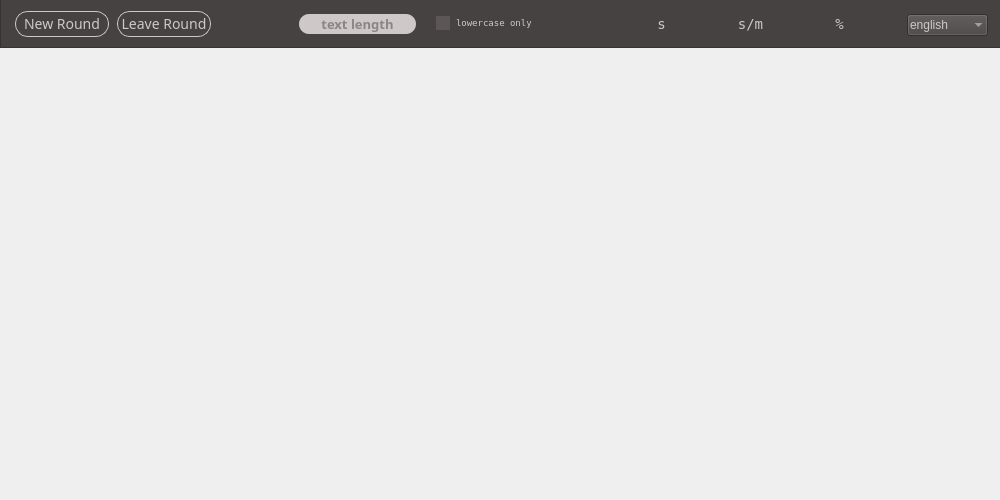
<?xml version="1.0" encoding="UTF-8"?>
<ui version="4.0">
 <class>MainWindow</class>
 <widget class="QMainWindow" name="MainWindow">
  <property name="geometry">
   <rect>
    <x>0</x>
    <y>0</y>
    <width>1000</width>
    <height>500</height>
   </rect>
  </property>
  <property name="minimumSize">
   <size>
    <width>1000</width>
    <height>500</height>
   </size>
  </property>
  <property name="maximumSize">
   <size>
    <width>1000</width>
    <height>500</height>
   </size>
  </property>
  <property name="font">
   <font>
    <family>Fixedsys</family>
    <pointsize>64</pointsize>
   </font>
  </property>
  <property name="windowTitle">
   <string>Heh Typer</string>
  </property>
  <property name="styleSheet">
   <string notr="true"/>
  </property>
  <widget class="QWidget" name="centralwidget">
   <widget class="QFrame" name="frame">
    <property name="geometry">
     <rect>
      <x>0</x>
      <y>-3</y>
      <width>1011</width>
      <height>51</height>
     </rect>
    </property>
    <property name="font">
     <font>
      <family>Fixedsys</family>
      <pointsize>-1</pointsize>
     </font>
    </property>
    <property name="styleSheet">
     <string notr="true">QFrame {
	background-color: #474242;
	color: #cfc8c8;
	font-size: 14px;
}

QLabel {
	font-size: 14px;
	border-radius: 40%;
	color: #cfc8c8;
}

QPushButton {
	font-size: 14px;
	color: #cfc8c8;
	background-color: #474242;
	border: 1px solid #cfc8c8;
	border-radius: 13%;
}

QPushButton:hover {
	color: #474242;
	background-color: #cfc8c8;
}

QPushButton:pressed {
	color: #cfc8c8;
	background-color: #5c5656;
	border-color: #5c5656;
}

QPushButton:disabled {
	color: #474242;
	background-color: #474242;
	border-color: #474242;
}

QLineEdit {
	font-size: 13px;
	background-color: #cfc8c8;
	color: #474242;
	border-radius: 10%;
}

QCheckBox {
	color: #cfc8c8;
}

QCheckBox:indicator:unchecked {
	background-color: #5c5656;
}

QCheckBox:indicator:checked {
	background-color: #cfc8c8;
}</string>
    </property>
    <property name="frameShape">
     <enum>QFrame::StyledPanel</enum>
    </property>
    <property name="frameShadow">
     <enum>QFrame::Raised</enum>
    </property>
    <widget class="QWidget" name="horizontalLayoutWidget">
     <property name="geometry">
      <rect>
       <x>600</x>
       <y>12</y>
       <width>301</width>
       <height>31</height>
      </rect>
     </property>
     <layout class="QHBoxLayout" name="horizontalLayout">
      <property name="leftMargin">
       <number>20</number>
      </property>
      <property name="rightMargin">
       <number>20</number>
      </property>
      <item>
       <widget class="QLabel" name="timer">
        <property name="font">
         <font>
          <family>Fixedsys</family>
          <pointsize>-1</pointsize>
         </font>
        </property>
        <property name="text">
         <string>s</string>
        </property>
        <property name="alignment">
         <set>Qt::AlignCenter</set>
        </property>
       </widget>
      </item>
      <item>
       <widget class="QLabel" name="spm">
        <property name="font">
         <font>
          <family>Fixedsys</family>
          <pointsize>-1</pointsize>
         </font>
        </property>
        <property name="text">
         <string>s/m</string>
        </property>
        <property name="alignment">
         <set>Qt::AlignCenter</set>
        </property>
       </widget>
      </item>
      <item>
       <widget class="QLabel" name="acc">
        <property name="font">
         <font>
          <family>Fixedsys</family>
          <pointsize>-1</pointsize>
         </font>
        </property>
        <property name="text">
         <string>%</string>
        </property>
        <property name="alignment">
         <set>Qt::AlignCenter</set>
        </property>
       </widget>
      </item>
     </layout>
    </widget>
    <widget class="QWidget" name="horizontalLayoutWidget_2">
     <property name="geometry">
      <rect>
       <x>5</x>
       <y>11</y>
       <width>431</width>
       <height>32</height>
      </rect>
     </property>
     <layout class="QHBoxLayout" name="horizontalLayout_2">
      <property name="spacing">
       <number>8</number>
      </property>
      <property name="leftMargin">
       <number>10</number>
      </property>
      <property name="topMargin">
       <number>0</number>
      </property>
      <property name="rightMargin">
       <number>20</number>
      </property>
      <item>
       <widget class="QPushButton" name="new_button">
        <property name="minimumSize">
         <size>
          <width>94</width>
          <height>26</height>
         </size>
        </property>
        <property name="font">
         <font>
          <family>Franklin Gothic Medium</family>
          <pointsize>-1</pointsize>
          <weight>50</weight>
          <bold>false</bold>
         </font>
        </property>
        <property name="focusPolicy">
         <enum>Qt::NoFocus</enum>
        </property>
        <property name="text">
         <string>New Round</string>
        </property>
       </widget>
      </item>
      <item>
       <widget class="QPushButton" name="leave_button">
        <property name="minimumSize">
         <size>
          <width>94</width>
          <height>26</height>
         </size>
        </property>
        <property name="font">
         <font>
          <family>Franklin Gothic Medium</family>
          <pointsize>-1</pointsize>
          <weight>50</weight>
          <bold>false</bold>
         </font>
        </property>
        <property name="focusPolicy">
         <enum>Qt::NoFocus</enum>
        </property>
        <property name="text">
         <string>Leave Round</string>
        </property>
       </widget>
      </item>
      <item>
       <spacer name="horizontalSpacer">
        <property name="orientation">
         <enum>Qt::Horizontal</enum>
        </property>
        <property name="sizeType">
         <enum>QSizePolicy::Fixed</enum>
        </property>
        <property name="sizeHint" stdset="0">
         <size>
          <width>80</width>
          <height>20</height>
         </size>
        </property>
       </spacer>
      </item>
      <item>
       <widget class="QLineEdit" name="min_line">
        <property name="minimumSize">
         <size>
          <width>100</width>
          <height>20</height>
         </size>
        </property>
        <property name="maximumSize">
         <size>
          <width>16777215</width>
          <height>16777215</height>
         </size>
        </property>
        <property name="font">
         <font>
          <family>Franklin Gothic Medium</family>
          <pointsize>-1</pointsize>
          <weight>75</weight>
          <bold>true</bold>
         </font>
        </property>
        <property name="focusPolicy">
         <enum>Qt::ClickFocus</enum>
        </property>
        <property name="inputMethodHints">
         <set>Qt::ImhDigitsOnly</set>
        </property>
        <property name="maxLength">
         <number>4</number>
        </property>
        <property name="frame">
         <bool>true</bool>
        </property>
        <property name="alignment">
         <set>Qt::AlignCenter</set>
        </property>
        <property name="placeholderText">
         <string notr="true">text length</string>
        </property>
        <property name="clearButtonEnabled">
         <bool>false</bool>
        </property>
       </widget>
      </item>
     </layout>
    </widget>
    <widget class="QComboBox" name="lang_list">
     <property name="geometry">
      <rect>
       <x>907</x>
       <y>17</y>
       <width>81</width>
       <height>22</height>
      </rect>
     </property>
     <property name="focusPolicy">
      <enum>Qt::NoFocus</enum>
     </property>
     <property name="contextMenuPolicy">
      <enum>Qt::NoContextMenu</enum>
     </property>
     <property name="styleSheet">
      <string notr="true">QComboBox {
	font-size: 12px;
	color: #cfc8c8;
	background-color: #474242;
	padding: 2px;
}</string>
     </property>
     <property name="currentText">
      <string>english</string>
     </property>
     <property name="currentIndex">
      <number>0</number>
     </property>
     <property name="maxCount">
      <number>12</number>
     </property>
     <property name="iconSize">
      <size>
       <width>16</width>
       <height>16</height>
      </size>
     </property>
     <property name="placeholderText">
      <string>language</string>
     </property>
     <property name="frame">
      <bool>false</bool>
     </property>
     <property name="modelColumn">
      <number>0</number>
     </property>
     <item>
      <property name="text">
       <string>english</string>
      </property>
     </item>
     <item>
      <property name="text">
       <string>russian</string>
      </property>
     </item>
     <item>
      <property name="text">
       <string>ukrainian</string>
      </property>
     </item>
    </widget>
    <widget class="QCheckBox" name="check_lowercase">
     <property name="geometry">
      <rect>
       <x>436</x>
       <y>11</y>
       <width>131</width>
       <height>30</height>
      </rect>
     </property>
     <property name="minimumSize">
      <size>
       <width>0</width>
       <height>30</height>
      </size>
     </property>
     <property name="font">
      <font>
       <family>Fixedsys</family>
       <pointsize>7</pointsize>
      </font>
     </property>
     <property name="focusPolicy">
      <enum>Qt::NoFocus</enum>
     </property>
     <property name="text">
      <string>lowercase only</string>
     </property>
    </widget>
   </widget>
  </widget>
 </widget>
 <resources/>
 <connections/>
</ui>
